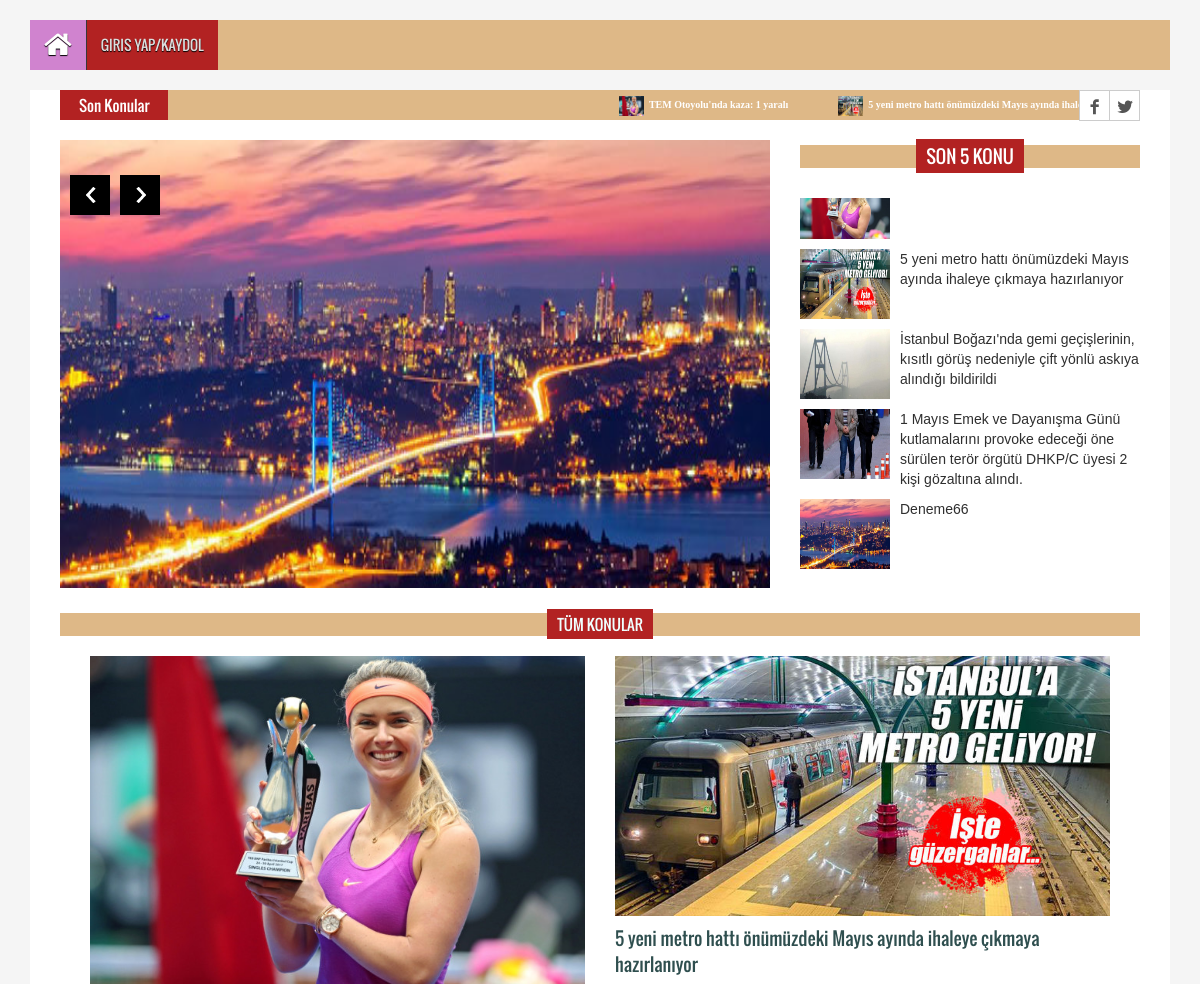
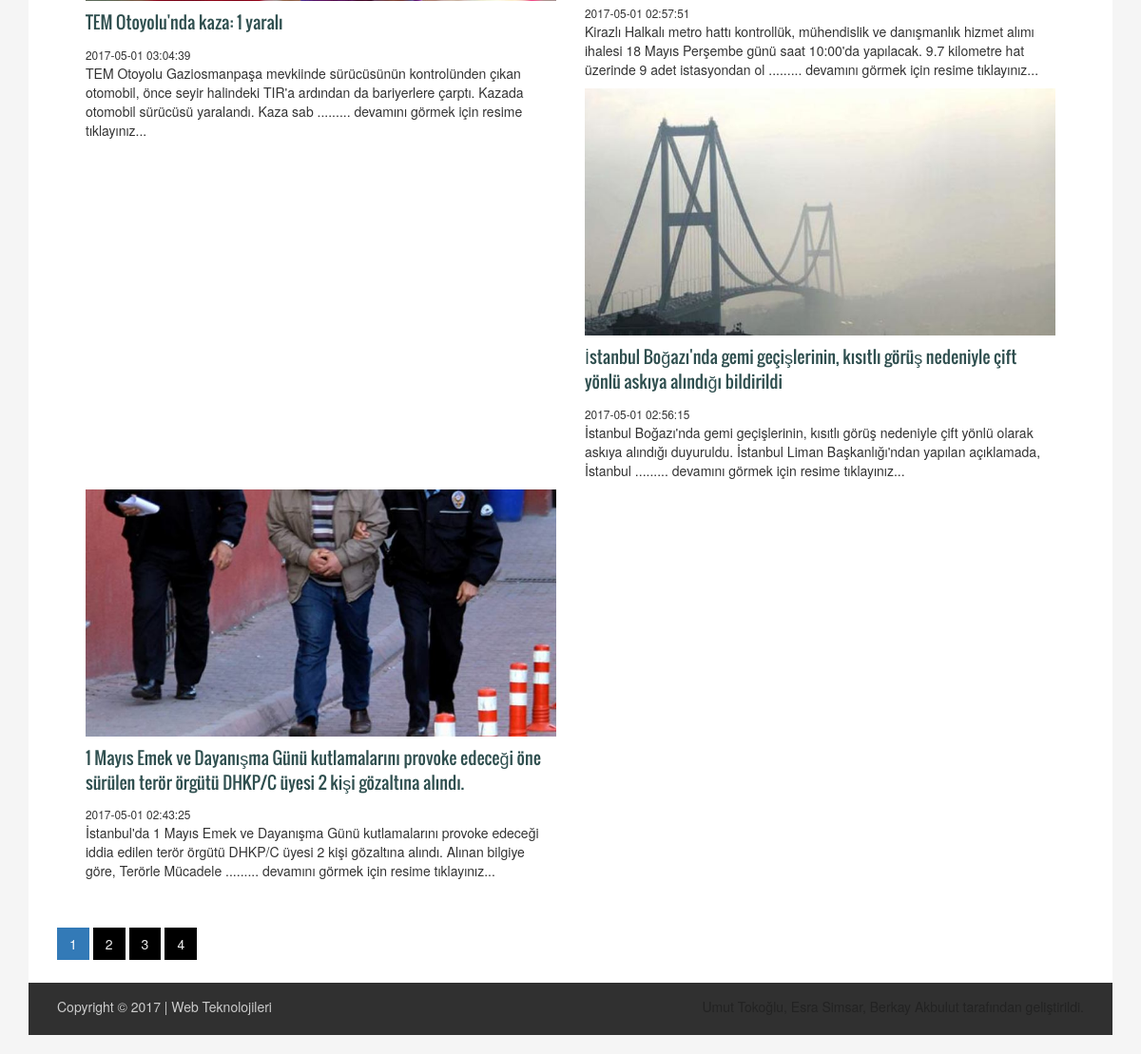
/proje/index.php, run on the app's committed database (2 pictures, top to bottom).
### tables this page shows
CREATE TABLE `icerik` (
  `icerik_id` int(11) NOT NULL,
  `icerik_zaman` datetime NOT NULL,
  `icerik_resimyol` varchar(250) NOT NULL,
  `icerik_ad` varchar(250) NOT NULL,
  `icerik_detay` text NOT NULL,
  `icerik_keyword` varchar(250) NOT NULL,
  `icerik_durum` varchar(1) NOT NULL DEFAULT '1'
);

CREATE TABLE `slider` (
  `slider_id` int(11) NOT NULL,
  `slider_ad` varchar(150) NOT NULL,
  `slider_resimyol` varchar(250) NOT NULL,
  `slider_link` varchar(250) NOT NULL,
  `slider_sira` int(2) NOT NULL,
  `slider_durum` varchar(1) NOT NULL DEFAULT '1'
);

### proje/index.php (the view, shortened to what this page needs)
<?php include 'header.php' ?>
  <?php  include 'slider.php' ?>
    <section id="contentSection">
    <div class="row">
      <div class="col-lg-12 col-md-12 col-sm-12 col-xs-12">
        <div class="left_content">
         <div class="single_page">
          <div class="single_post_content">
            <h2><span>Tüm Konular</span></h2>
            <div class="col-lg-12 col-md-12 col-sm-12">
            <?php $iceriksor=$db->prepare("select * from icerik order by icerik_zaman DESC limit 25");
              $sayfada=4;
              $sorgu=$db->prepare("select * from icerik");
              $sorgu->execute();
              $say=$sorgu->rowCount();
              $toplam=ceil($say/$sayfada);
              $sayfa=isset($_GET['sayfa']) ? (int) $_GET['sayfa'] :1;
              $limit=($sayfa-1)*$sayfada;
              $iceriksor=$db->prepare("select * from icerik order by icerik_zaman DESC limit $limit,$sayfada");
              $iceriksor->execute();
               while($icerikcek=$iceriksor->fetch(PDO::FETCH_ASSOC)){  ?>
               <div  class=" col-lg-6 col-md-6 col-sm-6 col-xs-6 ">
              <ul class="business_catgnav  wow fadeInDown">
                <li>
                  <figure class="bsbig_fig"> <a href="icerik.php?icerik_id=<?php echo $icerikcek['icerik_id'] ?>" class="featured_img"> <img alt="" src="<?php echo $icerikcek['icerik_resimyol']?>"> <span class="overlay"></span> </a>
                    <figcaption><?php echo $icerikcek['icerik_ad']?></figcaption>
                    <small><?php echo $icerikcek['icerik_zaman']?></small>
                    <?php $detay = $icerikcek['icerik_detay'];
                    $uzunluk = strlen($detay);
                    $limit =200;
                    if ($uzunluk > $limit) {
                      $detay = substr($detay,0,$limit) . " .........  devamını görmek için resime tıklayınız...";
                    } ?>
                    <p><?php echo $detay ?></p>
                  </figure>
                </li>
              </ul>
              </div>
                <?php } ?>
            </div>
          </div>
        </div>
        <ul class="pagination">
        <?php
        $s=0;
        while ($s <$toplam) {
          $s++;?>
        <?php if ($s==$sayfa) {?>
           <li class="active"><a href="index.php?sayfa=<?php echo $s; ?>"><?php echo $s; ?><span class="sr-only"></span></a></li>
       <?php } else { ?>
           <li ><a href="index.php?sayfa=<?php echo $s; ?>"><?php echo $s; ?><span class="sr-only"></span></a></li>
        <?php }
          }
          ?>
        </ul>
        </div>
      </div>
    </div>
  </section>
 <?php include 'footer.php' ?>

### proje/header.php (shortened to what this page needs)
<?php
include 'admin/baglantii/baglan.php';
$ayarsor=$db->prepare("select * from ayar where ayar_id=?");
$ayarsor->execute(array(0));
$ayarcek=$ayarsor->fetch(PDO::FETCH_ASSOC);
?>
<!DOCTYPE html>
<html>
<head>
<link rel="stylesheet" type="text/css" href="assets/css/bootstrap.min.css">
<link rel="stylesheet" type="text/css" href="assets/css/font-awesome.min.css">
<link rel="stylesheet" type="text/css" href="assets/css/animate.css">
<link rel="stylesheet" type="text/css" href="assets/css/font.css">
<link rel="stylesheet" type="text/css" href="assets/css/li-scroller.css">
<link rel="stylesheet" type="text/css" href="assets/css/slick.css">
<link rel="stylesheet" type="text/css" href="assets/css/jquery.fancybox.css">
<link rel="stylesheet" type="text/css" href="assets/css/theme.css">
<link rel="stylesheet" type="text/css" href="assets/css/style.css">
<link rel="stylesheet" type="text/css" href="assets/css/yenistiller.css">
</head>
<body>
<div class="container">
  <header id="header">
  <section id="navArea ">
    <nav class="navbar navbar-inverse " role="navigation">
      <div id="navbar" class="navbar-collapse collapse pad10">
        <ul class="nav navbar-nav main_nav">
          <li class="active"><a href="index.php"><span class="fa fa-home desktop-home"></span><span class="mobile-show">Anasayfa</span></a></li>
          <?php if (isset($_SESSION['kullanici'])){ ?>
           <li class="dropdown"> <a href="#" class="dropdown-toggle" data-toggle="dropdown" role="button" aria-expanded="false"><?php echo $_SESSION['kullanici'] ?></a>
            <ul class="dropdown-menu" role="menu">
              <li><a href="uyelik/logout.php">Çıkış Yap</a></li>
            </ul>
          </li>
          <?php } else{ ?>
 <li><a href="uyelik/index.php">Giris Yap/Kaydol</a></li>
<?php } ?>
        </ul>
      </div>
    </nav>
  </section>
  </header>
    <section id="newsSection">
    <div class="row">
      <div class="col-lg-12 col-md-12">
        <div class="latest_newsarea"> <span>Son Konular</span>
          <ul id="ticker01" class="news_sticker">
 <?php $iceriksor=$db->prepare("select * from icerik order by icerik_zaman DESC limit 25");
            $iceriksor->execute();
         while($icerikcek=$iceriksor->fetch(PDO::FETCH_ASSOC)){  ?>
            <li><a href="icerik.php?icerik_id=<?php echo $icerikcek['icerik_id'] ?>"><img src="<?php echo $icerikcek['icerik_resimyol']?>" alt=""><?php echo $icerikcek['icerik_ad']?></a></li>
           <?php } ?>
            </ul>
          <div class="social_area">
            <ul class="social_nav">
              <li class="facebook"><a href="<?php echo $ayarcek['ayar_facebook'];?>"></a></li>
              <li class="twitter"><a href="<?php echo $ayarcek['ayar_twitter'];?>"></a></li>
            </ul>
          </div>
        </div>
      </div>
    </div>
  </section>

### proje/slider.php (shortened to what this page needs)
<section id="sliderSection">
  <div class="row">
    <div class="col-lg-8 col-md-8 col-sm-8">
      <div class="slick_slider">
         <?php $slidersor=$db->prepare("select * from slider order by slider_sira ASC limit 25");
          $slidersor->execute();
           while($slidercek=$slidersor->fetch(PDO::FETCH_ASSOC)){  ?>
        <div class="single_iteam"><img src="<?php echo $slidercek['slider_resimyol']?>" alt="">
          <div class="slider_article slider_articleyeni">
          </div>
        </div>
          <?php } ?>
      </div>
    </div>
    <div class="col-lg-4 col-md-4 col-sm-4">
      <div class="latest_post">
        <h2><span>Son 5 Konu</span></h2>
        <div class="latest_post_container">
           <?php $iceriksor=$db->prepare("select * from icerik order by icerik_zaman DESC  limit 5");
          $iceriksor->execute();?>
          <ul class="latest_postnav"><?php
       while($icerikcek=$iceriksor->fetch(PDO::FETCH_ASSOC)){  ?>
            <li>
              <div class="media"> <a href="icerik.php?icerik_id=<?php echo $icerikcek['icerik_id'] ?>" class="media-left"> <img alt="" src="<?php echo $icerikcek['icerik_resimyol']?>"> </a>
                <div class="media-body"> <a href="icerik.php?icerik_id=<?php echo $icerikcek['icerik_id'] ?>" class="catg_title"><?php echo $icerikcek['icerik_ad']?></a> </div>
              </div>
            </li>
              <?php } ?>
               </ul>
        </div>
      </div>
    </div>
  </div>
</section>

### proje/footer.php (shortened to what this page needs)
  <footer id="footer">
    <div class="footer_bottom">
      <p class="copyright">Copyright &copy; 2017 | Web Teknolojileri</p>
      <p class="developer">Umut Tokoğlu, Esra Simsar, Berkay Akbulut tarafından geliştirildi.</p>
    </div>
  </footer>
</div>
</body>
</html>

### proje/assets/css/li-scroller.css (style rules this page uses)
ul.newsticker { position:relative; left:750px; font:bold 10px Verdana; list-style-type:none; margin:0; padding:0 }
ul.newsticker li { float:left; margin:0; padding:0 }
ul.newsticker a { white-space:nowrap; padding:0; color:#fff; margin:0 50px 0 0 }
ul.newsticker a > img { height:20px; margin-right:5px; width:25px }

### proje/assets/css/theme.css (style rules this page uses)
.navbar-inverse .navbar-nav > .active > a, .navbar-inverse .navbar-nav > .active > a:hover, .navbar-inverse .navbar-nav > .active > a:focus { background-color:#d083cf }
.latest_newsarea span { background:none repeat scroll 0 0 #d083cf }
.latest_post > h2 span { background:none repeat scroll 0 0 #d083cf }
.single_post_content > h2 span { background:none repeat scroll 0 0 #d083cf }

### proje/assets/css/yenistiller.css (style rules this page uses)
.slider_articleyeni { display: block; bottom: 439.203; margin-top: 343px; margin-left: 565px; }
.pad10 { background-color:burlywood !important; }
.pad10 ul { color: azure !important; background-color:firebrick !important; }
.latest_postnav li { margin-bottom:10px; float:left; width:100%; font-family:sans-serif; }
.latest_newsarea { font-family:monospace !important; float:left; display:inline; width:100%; background-color:burlywood; position:relative }
.latest_newsarea span { background-color:firebrick; }
.single_post_content > h2 { background:none repeat scroll 0 0 burlywood ; color:#fff; font-family:'Oswald',sans-serif; font-size:15px; font-weight:330; margin-bottom:10px; margin-left:0; margin-top:5px; padding:10; position:relative; text-align:center; text-transform:uppercase; margin-bottom:20px }
.single_post_content > h2 span { padding:4px 10px; background-color:firebrick; color:azure; }
.latest_post > h2 { background-color:burlywood; }
.latest_post > h2 span { background-color:firebrick; }
.bsbig_fig figcaption { color:darkslategray; font-family:"Oswald",sans-serif; font-size:18px; font-weight:300; margin-top:10px; margin-bottom:10px }

### data on the page
icerik: icerik_resimyol (picture), icerik_ad "TEM Otoyolu'nda kaza: 1 yaralı", icerik_zaman "2017-05-01 03:04:39", icerik_detay "TEM Otoyolu Gaziosmanpaşa mevkiinde sürücüsünün kontrolünden çıkan otomobil, önce seyir halindeki TIR'a ardından da bariyerlere çarptı. Kazada otomobil sürücüsü yaralandı. Kaza sab ......... devamını görmek için resime tıklayınız..."
icerik: icerik_resimyol (picture), icerik_ad "5 yeni metro hattı önümüzdeki Mayıs ayında ihaleye…", icerik_ad "5 yeni metro hattı önümüzdeki Mayıs ayında ihaleye çıkmaya hazırlanıyor", icerik_zaman "2017-05-01 02:57:51", icerik_detay "Kirazlı Halkalı metro hattı kontrollük, mühendislik ve danışmanlık hizmet alımı ihalesi 18 Mayıs Perşembe günü saat 10:00'da yapılacak. 9.7 kilometre hat üzerinde 9 adet istasyondan ol ......... devamını görmek için resime tıklayınız..."
slider: slider_resimyol (picture)
icerik: icerik_resimyol (picture), icerik_ad "İstanbul Boğazı'nda gemi geçişlerinin, kısıtlı görüş nedeniyle çift yönlü askıya alındığı bildirildi", icerik_zaman "2017-05-01 02:56:15", icerik_detay "İstanbul Boğazı'nda gemi geçişlerinin, kısıtlı görüş nedeniyle çift yönlü olarak askıya alındığı duyuruldu. İstanbul Liman Başkanlığı'ndan yapılan açıklamada, İstanbul ......... devamını görmek için resime tıklayınız..."
icerik: icerik_resimyol (picture), icerik_ad "1 Mayıs Emek ve Dayanışma Günü kutlamalarını provoke edeceği öne sürülen terör örgütü DHKP/C üyesi 2 kişi gözaltına alındı.", icerik_zaman "2017-05-01 02:43:25", icerik_detay "İstanbul'da 1 Mayıs Emek ve Dayanışma Günü kutlamalarını provoke edeceği iddia edilen terör örgütü DHKP/C üyesi 2 kişi gözaltına alındı. Alınan bilgiye göre, Terörle Mücadele ......... devamını görmek için resime tıklayınız..."
icerik: icerik_resimyol (picture), icerik_ad "Deneme66"
